Frame 1 (no input): blank canvas, image omitted
Frame 60 (no input): blank canvas, image omitted
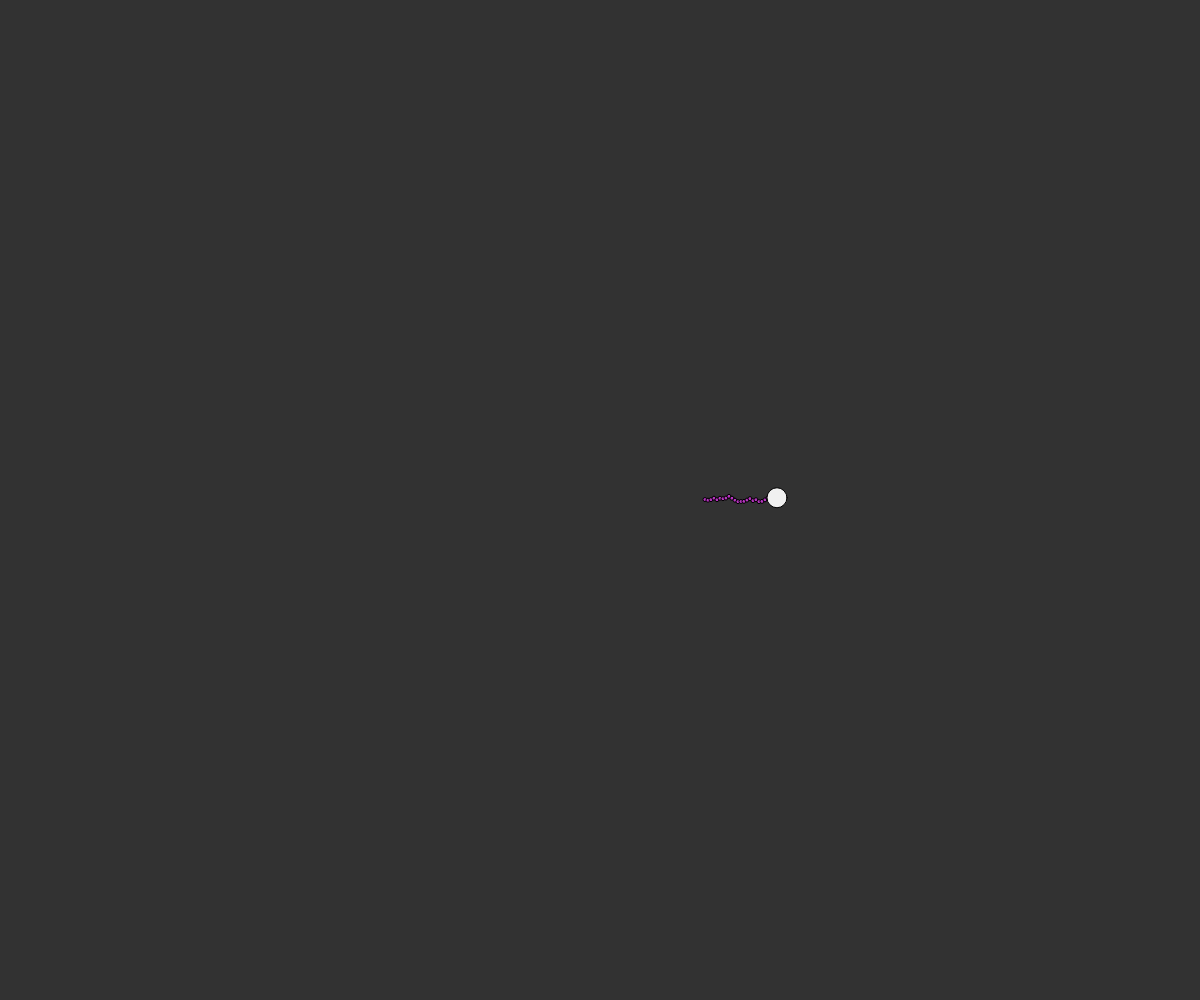
Frame 120 (the mouse pressed at the canvas centre since frame 60)

The p5.js sketch whose frames 1 and 60 were blank and that drew this single picture after the mouse press (run headless with seeded random() and noise() and a simulated clock; from frame 60 on, the mouse is pressed at the canvas centre):

// p5.js sketch
// ── sketch.js
let sperms = [];

// called 1 time, good for variable initialization
function setup() {
  createCanvas(innerWidth, innerHeight);
}

// 60 fps
function draw() {
  background(50);

  sperms = sperms.filter(sperm => {
    sperm.display();
    sperm.update();

    return sperm.headPosition.x < width + 200;
  });
}

function mousePressed() {
  sperms.push(
    new Sperm(
      createVector(mouseX, mouseY),
      color(random(0, 255), random(0, 255), random(0, 255))
    )
  );
}

class Sperm {
  constructor(headPosition, col) {
    this.headPosition = headPosition;
    this.col = col;
    this.tailsLength = 25;
    this.tails = [];

    this.velocity = createVector(3, 0);
  }

  display() {
    this.tails.forEach(tail => {
      push();
      fill(this.col);
      ellipse(tail.x, tail.y, 4, 4);
      pop();
    });

    push();
    fill(color(240, 240, 240));
    ellipse(this.headPosition.x, this.headPosition.y, 20, 20);
    pop();
  }

  update() {
    this.tails.push(this.headPosition.copy());

    if (this.tails.length === this.tailsLength) {
      this.tails.splice(0, 1);
    }

    // Update head pos
    this.velocity = createVector(3, random(-2, 2));
    this.headPosition.add(this.velocity);
  }
}
